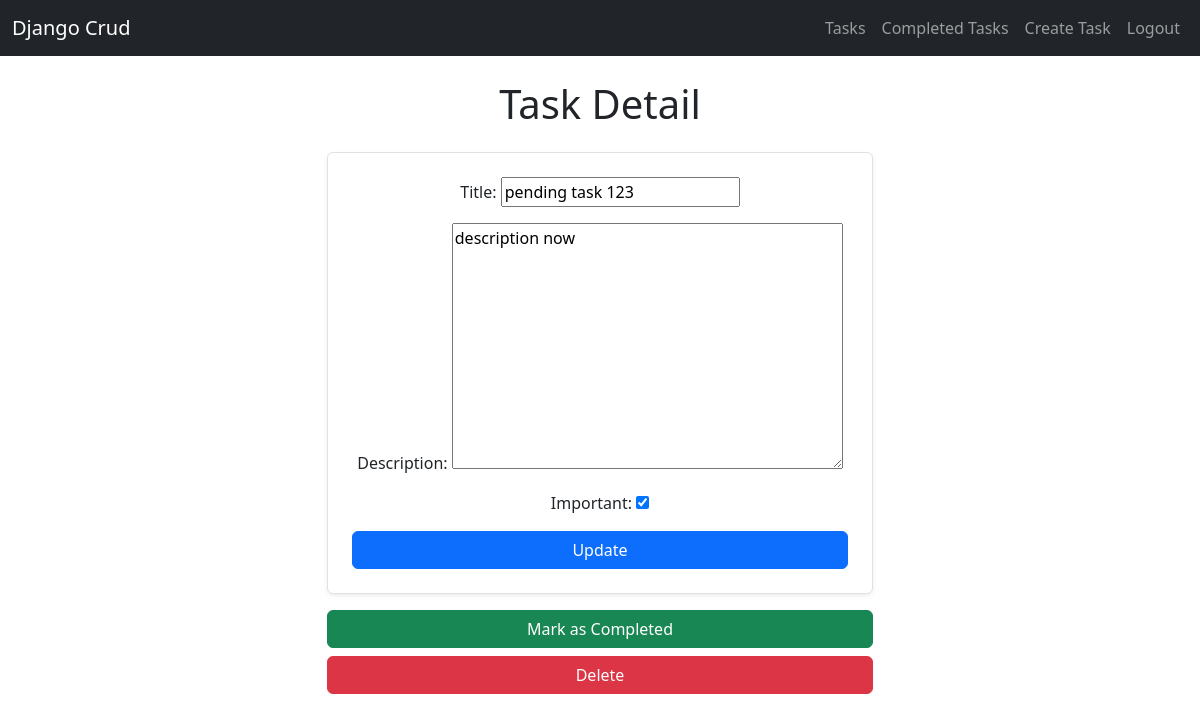
The page /task_detail/7 (signed in) on the database its author committed.
### tasks/models.py (models this page shows, shortened)
class Task(models.Model):
    title = models.CharField(max_length=200)
    description = models.TextField(blank=True)
    creationdate = models.DateTimeField(auto_now_add=True)
    completiondate = models.DateTimeField(null=True, blank=True)
    important = models.BooleanField(default=False)
    user = models.ForeignKey(User, on_delete=models.CASCADE)

### tasks/views.py (the view, shortened to what this page needs)
# urls.py: path('task_detail/<int:task_id>', views.task_detail, name="taskdetail"),
@login_required
def task_detail(request, task_id):
    if request.method == 'GET':
        task_selected = get_object_or_404(Task, pk=task_id, user=request.user)
        detailform = createtaskform(instance=task_selected)
        return render(request, 'task_detail.html', {
            'task': task_selected,
            'form': detailform
        })

### tasks/forms.py
class createtaskform(ModelForm):
    class Meta:
        model= Task
        fields=['title','description','important']

### tasks/templates/task_detail.html (shortened to what this page needs)
{% extends 'base.html' %}
{% block content %}
<div class="row justify-content-center">
    <div class="col-md-6">
        <h1 class="mb-4 text-center">Task Detail</h1>
        <form action="" method="POST" class="border p-4 rounded shadow-sm bg-white mb-3">
            {% for field in form %}
                <div class="mb-3 text-center">
                    {{ field.label_tag }}
                    {{ field }}
                </div>
            {% endfor %}
            <button type="submit" class="btn btn-primary w-100">Update</button>
        </form>
        <form action="{% url 'completetask' task.id %}" method="POST" class="mb-2">
            <button type="submit" class="btn btn-success w-100">Mark as Completed</button>
        </form>
        <form action="{% url 'deletetask' task.id %}" method="POST">
            <button type="submit" class="btn btn-danger w-100">Delete</button>
        </form>
    </div>
</div>
{% endblock %}

### rows shown on the page
Task: form "pending task 123" "description now" "☑"

### other values the page prints
{{ field.label_tag }} "Title:" "Description:" "Important:"
